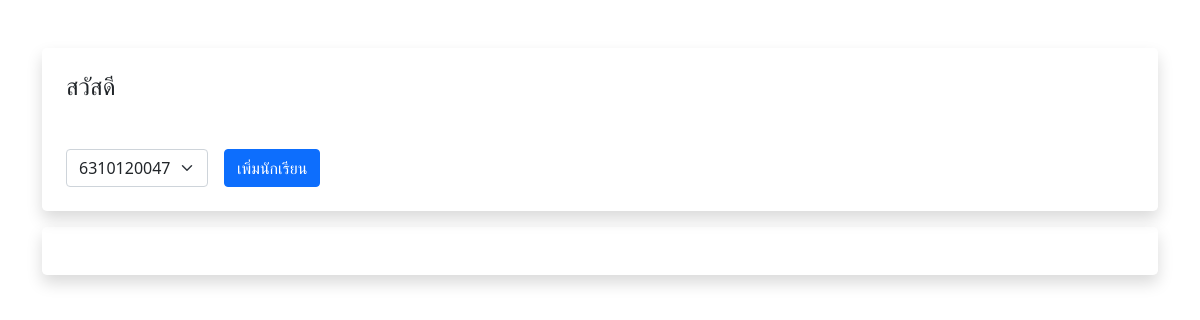
The app's page /lecturers/1, older data.
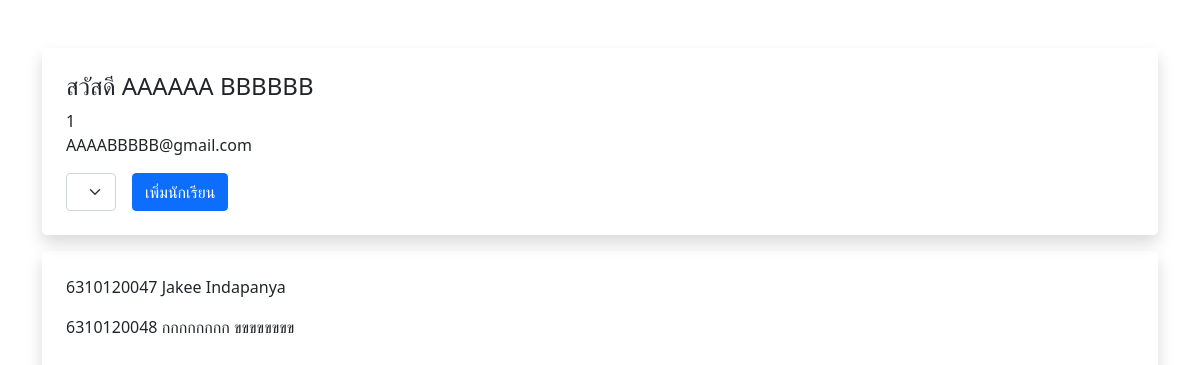
The same page, newer data.
### scitun/models.py (models this page shows)
class Lecturer(Base):
    __tablename__ = "lecturers"
    lecturer_id = sa.Column(sa.Integer, primary_key=True, autoincrement=True)
    first_name = sa.Column(sa.String)
    last_name = sa.Column(sa.String)
    email = sa.Column(sa.String, nullable=True)
    advisee = sa.orm.relationship(
        "Student", backref=sa.orm.backref("lecturers"), lazy="dynamic"
    )

class Student(Base):
    __tablename__ = "students"
    student_id = sa.Column(sa.Integer, primary_key=True)
    first_name = sa.Column(sa.String)
    last_name = sa.Column(sa.String)
    email = sa.Column(sa.String, nullable=True)
    lecturer_id = sa.Column(sa.Integer, sa.ForeignKey("lecturers.lecturer_id"))
    scholarships = sa.orm.relationship(
        "Scholarship", secondary=student_scholarship, back_populates="students"
    )

### scitun/main.py (the view)
@app.route("/lecturers/<lecturer_id>")
def lecturer_view(lecturer_id):
    lecturer = models.Lecturer.query.filter_by(lecturer_id=lecturer_id).first()
    students = models.Student.query.filter_by(lecturer_id=None).all()
    form = forms.AssignStudent()
    form.student.choices = [
        (student.student_id, student.student_id) for student in students
    ]
    if not form.validate_on_submit():
        return render_template("/lecturer/view.html", lecturer=lecturer, form=form)
    return redirect(url_for("lecturer_view", lecturer_id=lecturer.lecturer_id))

### scitun/forms.py
class AssignStudent(FlaskForm):
    student = fields.SelectField("Students", choices=[])

### scitun/templates/lecturer/view.html (shortened to what this page needs)
{% extends "base/base.html" %}
{% block body %}
<div class="container mt-5">
  <div class="p-4 rounded-3 shadow">
    <h4>
      สวัสดี
      {{ lecturer.first_name }}
      {{ lecturer.last_name }}
    </h4>
    <p>
      {{ lecturer.lecturer_id }} <br>
      {{ lecturer.email }}
    </p>
    <form class="row g-3" action="{{ url_for('assign_student') }}" method="POST">
      <div class="col-auto">
        {{ form.student(class="form-select") }}
      </div>
      <div class="col-auto">
        <button type="submit" class="btn btn-primary">เพิ่มนักเรียน</button>
      </div>
    </form>
  </div>
  <div class="p-4 rounded-3 shadow mt-3">
    {% for student in lecturer.advisee %}
    <p>
      {{ student.student_id }}
      {{ student.first_name }}
      {{ student.last_name }}
    </p>
    {% endfor %}
  </div>
</div>
{% endblock %}

Row changes from the older to the newer data that the page shows:
added Lecturer: first_name "AAAAAA", last_name "BBBBBB", lecturer_id "1", email "AAAABBBBB@gmail.com"
now on this page (row edited): Student: student_id "6310120047", first_name "Jakee", last_name "Indapanya"
added Student: student_id "6310120048", first_name "กกกกกกกก", last_name "ขขขขขขขข"
Text that changed along with them:
form field student: "6310120047" → (not shown)
